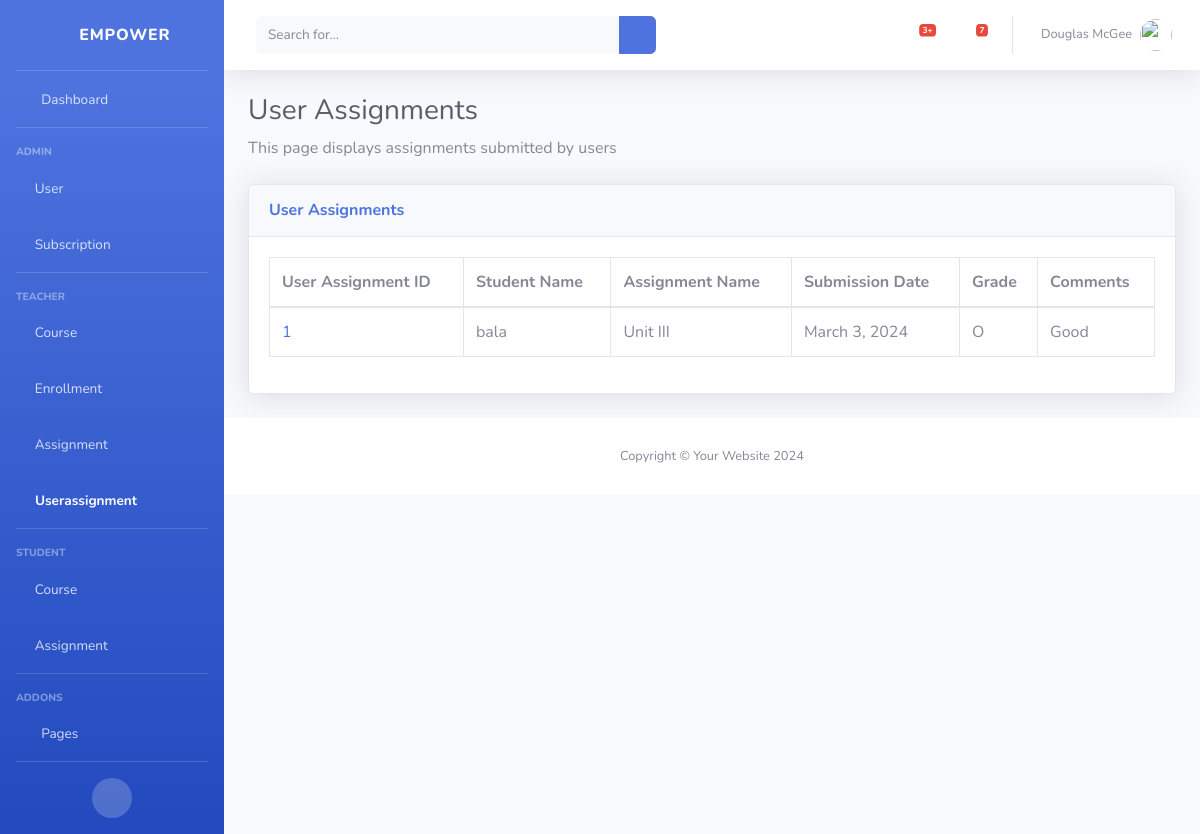
Page /userassignments/ on the earlier database version.
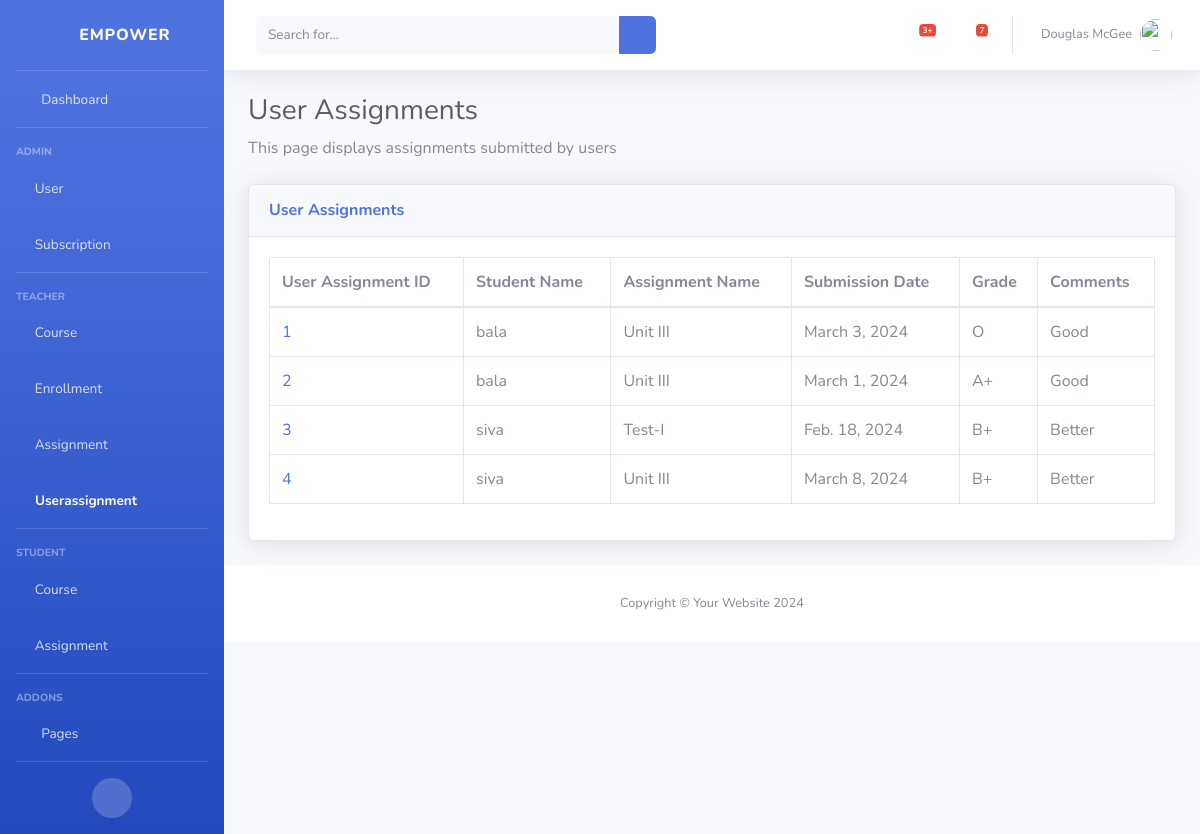
Same page on the later database version.
### classRoom/models.py (models this page shows)
class UserAssignment(models.Model):
    id = models.AutoField(primary_key=True)
    user = models.ForeignKey(User, on_delete=models.CASCADE)
    assignment = models.ForeignKey(Assignment, on_delete=models.CASCADE)
    submission_date = models.DateField()
    grade = models.CharField(max_length=5)
    comments = models.TextField()

class User(models.Model):
    id = models.AutoField(primary_key=True)
    username = models.CharField(max_length=50)
    password = models.CharField(max_length=50)
    email = models.EmailField()

class Assignment(models.Model):
    id = models.AutoField(primary_key=True)
    course = models.ForeignKey(Course, on_delete=models.CASCADE)
    assignment_name = models.CharField(max_length=100)
    description = models.TextField()
    due_date = models.DateField()

### classRoom/views.py (the view)
# urls.py: path('userassignments/',view_userassignments,name="view_userassignments"),
def view_userassignments(request):
    user_assignments = UserAssignment.objects.all()
    return render(request, 'view_userassignments.html', {'user_assignments': user_assignments})

### classRoom/templates/view_userassignments.html
{% extends 'base.html' %}
{% block content %}
    {% load static %}
    <h1 class="h3 mb-2 text-gray-800">User Assignments</h1>
    <p class="mb-4">This page displays assignments submitted by users</p>
    <div class="card shadow mb-4">
        <div class="card-header py-3">
            <h6 class="m-0 font-weight-bold text-primary">User Assignments</h6>
        </div>
        <div class="card-body">
            <div class="table-responsive">
                <table class="table table-bordered" id="dataTable" width="100%" cellspacing="0">
                    <thead>
                        <tr>
                            <th>User Assignment ID</th>
                            <th>Student Name</th>
                            <th>Assignment Name</th>
                            <th>Submission Date</th>
                            <th>Grade</th>
                            <th>Comments</th>
                        </tr>
                    </thead>
                    <tbody>
                        {% for user_assignment in user_assignments %}
                            <tr>
                                <td><a href="{% url 'view_userassignment' user_assignment.id %}">{{ user_assignment.id }}</a></td>
                                <td>{{ user_assignment.user.username }}</td>
                                <td>{{ user_assignment.assignment.assignment_name }}</td>
                                <td>{{ user_assignment.submission_date }}</td>
                                <td>{{ user_assignment.grade }}</td>
                                <td>{{ user_assignment.comments }}</td>
                            </tr>
                        {% endfor %}
                    </tbody>
                </table>
            </div>
        </div>
    </div>
{% endblock %}

### classRoom/templates/base.html (shortened to what this page needs)
{% load static %}
<!DOCTYPE html>
<html lang="en">
<head>
    <link rel="stylesheet" href="{% static 'vendor/fontawesome-free/css/all.min.css' %}" type="text/css">
    <link rel="stylesheet" href="{% static 'css/sb-admin-2.min.css' %}">
</head>
<body id="page-top">
    <div id="wrapper">
        <ul class="navbar-nav bg-gradient-primary sidebar sidebar-dark accordion" id="accordionSidebar">
            <a class="sidebar-brand d-flex align-items-center justify-content-center" href="{% url 'index' %}">
                <div class="sidebar-brand-icon rotate-n-15">
                    <i class="fas fa-chess-knight"></i>
                </div>
                <div class="sidebar-brand-text mx-3">Empower</div>
            </a>
            <hr class="sidebar-divider my-0">
            <li class="nav-item">
                <a class="nav-link" href="{% url 'index' %}">
                    <i class="fas fa-fw fa-tachometer-alt"></i>
                    <span>Dashboard</span></a>
            </li>
            <hr class="sidebar-divider">
            <div class="sidebar-heading">
                Admin
            </div>
            <li class="nav-item">
                <a class="nav-link" href="{% url 'view_users' %}" >
                    <i class="fas fa-user-shield"></i>
                    <span>User</span>
                </a>
            </li>
            <li class="nav-item">
                <a class="nav-link" href="{% url 'view_subscriptions' %}" >
                    <i class="fas fa-user-shield"></i>
                    <span>Subscription</span>
                </a>
            </li>
            <hr class="sidebar-divider">
            <div class="sidebar-heading">
                Teacher
            </div>
            <li class="nav-item">
                <a class="nav-link" href="{% url 'view_courses' %}" >
                    <i class="fas fa-chalkboard-teacher"></i>
                    <span>Course</span>
                </a>
            </li>
            <li class="nav-item">
                <a class="nav-link" href="{% url 'view_enrollments' %}" >
                    <i class="fas fa-chalkboard-teacher"></i>
                    <span>Enrollment</span>
                </a>
            </li>
            <li class="nav-item">
                <a class="nav-link" href="{% url 'view_assignments' %}" >
                    <i class="fas fa-chalkboard-teacher"></i>
                    <span>Assignment</span>
                </a>
            </li>
            <li class="nav-item">
                <a class="nav-link" href="{% url 'view_userassignments' %}" >
                    <i class="fas fa-chalkboard-teacher"></i>
                    <span>Userassignment</span>
                </a>
            </li>
            <hr class="sidebar-divider">
            <div class="sidebar-heading">
                Student
            </div>
            <li class="nav-item">
                <a class="nav-link" href="{% url 'view_courses' %}" >
                    <i class="fas fa-user-graduate"></i>
                    <span>Course</span>
                </a>
                <a class="nav-link" href="{% url 'view_assignments' %}" >
                    <i class="fas fa-user-graduate"></i>
                    <span>Assignment</span>
                </a>
            </li>
            <hr class="sidebar-divider">
            <div class="sidebar-heading">
                Addons
            </div>
            <li class="nav-item">
                <a class="nav-link collapsed" href="#" data-toggle="collapse" data-target="#collapsePages"
                    aria-expanded="true" aria-controls="collapsePages">
                    <i class="fas fa-fw fa-folder"></i>
                    <span>Pages</span>
                </a>
            </li>
            <hr class="sidebar-divider d-none d-md-block">
            <div class="text-center d-none d-md-inline">
                <button class="rounded-circle border-0" id="sidebarToggle"></button>
            </div>
        </ul>
        <div id="content-wrapper" class="d-flex flex-column">
            <nav class="navbar navbar-expand navbar-light bg-white topbar mb-4 static-top shadow">
                <form
                    class="d-none d-sm-inline-block form-inline mr-auto ml-md-3 my-2 my-md-0 mw-100 navbar-search">
                    <div class="input-group">
                        <input type="text" class="form-control bg-light border-0 small" placeholder="Search for..."
                            aria-label="Search" aria-describedby="basic-addon2">
                        <div class="input-group-append">
                            <button class="btn btn-primary" type="button">
                                <i class="fas fa-search fa-sm"></i>
                            </button>
                        </div>
                    </div>
                </form>
                <ul class="navbar-nav ml-auto">
                    <li class="nav-item dropdown no-arrow mx-1">
                        <a class="nav-link dropdown-toggle" href="#" id="alertsDropdown" role="button"
                            data-toggle="dropdown" aria-haspopup="true" aria-expanded="false">
                            <i class="fas fa-bell fa-fw"></i>
                            <span class="badge badge-danger badge-counter">3+</span>
                        </a>
                    </li>
                    <li class="nav-item dropdown no-arrow mx-1">
                        <a class="nav-link dropdown-toggle" href="#" id="messagesDropdown" role="button"
                            data-toggle="dropdown" aria-haspopup="true" aria-expanded="false">
                            <i class="fas fa-envelope fa-fw"></i>
                            <span class="badge badge-danger badge-counter">7</span>
                        </a>
                    </li>
                    <li class="nav-item dropdown no-arrow">
                        <a class="nav-link dropdown-toggle" href="#" id="userDropdown" role="button"
                            data-toggle="dropdown" aria-haspopup="true" aria-expanded="false">
                            <span class="mr-2 d-none d-lg-inline text-gray-600 small">Douglas McGee</span>
                            <img class="img-profile rounded-circle" src="{% static 'img/undraw_profile.svg' %}">
                        </a>
                    </li>
                </ul>
            </nav>
            <div class="container-fluid">
                {% block content %}
                {% endblock %}
            </div>
            <footer class="sticky-footer bg-white">
                <div class="container my-auto">
                    <div class="copyright text-center my-auto">
                        <span>Copyright &copy; Your Website 2024</span>
                    </div>
                </div>
            </footer>
        </div>
    </div>
</body>
</html>

Differences in the rows shown:
added UserAssignment: id "2", user.username "bala", assignment.assignment_name "Unit III", submission_date "March 1, 2024", grade "A+", comments "Good"
added UserAssignment: id "3", user.username "siva", assignment.assignment_name "Test-I", submission_date "Feb. 18, 2024", grade "B+", comments "Better"
added UserAssignment: id "4", user.username "siva", assignment.assignment_name "Unit III", submission_date "March 8, 2024", grade "B+", comments "Better"
